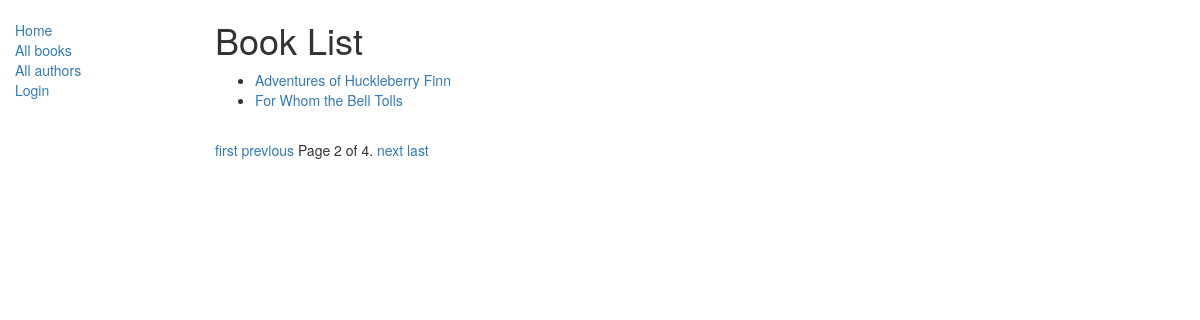
The app's page /catalog/books/?page=2 with its own data.
### catalog/models.py (models this page shows, shortened)
class Book(models.Model):
	title = models.CharField(max_length=200)
	summary = models.TextField(max_length=1000, help_text="Enter a brief description of the book")
	isbn = models.CharField("ISBN", max_length=13, help_text="13 Character <a href='https://www.isbn-international.org/content/what-isbn'>ISBN number</a>")
	language = models.ForeignKey(NaturalLanguage, on_delete=models.SET_NULL, null=True)
	author = models.ForeignKey('Author', on_delete=models.SET_NULL, null=True)
	genre = models.ManyToManyField(Genre, help_text="Select a genre for this book")
	class Meta:
		ordering = ["title"]
	def get_absolute_url(self):
		return reverse('book-detail', args=[str(self.id)])

### catalog/views.py (the view)
# urls.py: path('books/', views.BookListView.as_view(), name='books'),
class BookListView(generic.ListView):
	model = Book
	paginate_by = 2

### catalog/templates/catalog/book_list.html (shortened to what this page needs)
{% extends "base_generic.html" %}
{% block content %}
	<h1>Book List</h1>
	{% if book_list %}
		<ul>
			{% for book in book_list %}
				<li>
					<a href="{{ book.get_absolute_url }}">{{ book.title }}</a>
				</li>
			{% endfor %}
		</ul>
	{% else %}
		<p>There are no books in the library.</p>
	{% endif %}
{% endblock %}

### records on screen
Book: title "Adventures of Huckleberry Finn"
Book: title "For Whom the Bell Tolls"

### other values on screen
{{ page_obj.number }} "2"
{{ page_obj.paginator.num_pages }} "4"
